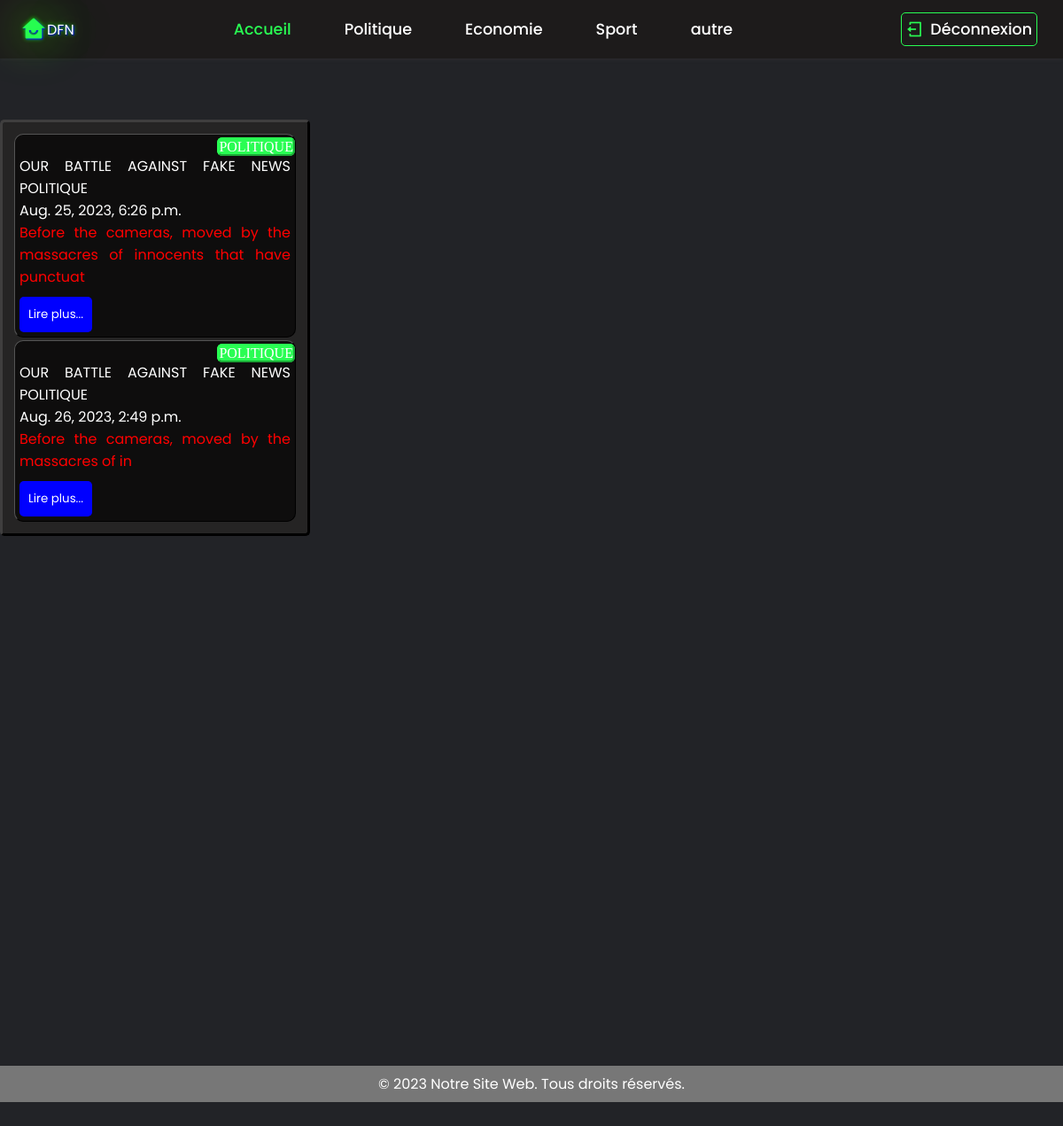
/poli/, run on the app's committed database.
### myapp/models.py (models this page shows, shortened)
class PredictedParagraph(models.Model):
    CATEGORY_CHOICES = (
        ('POLITIQUE', 'POLITIQUE'),
        ('ECONOMIE', 'ECONOMIE'),
        ('SPORT', 'SPORT'),
        ('AUTRE', 'AUTRE'),
    )
    text = models.TextField()
    fake_p = models.DecimalField(max_digits=9, decimal_places=4, null=True)
    true_p = models.DecimalField(max_digits=9, decimal_places=4, null=True)
    created_at = models.DateTimeField(auto_now_add=True)
    titre = models.CharField(max_length=200, default='titre')
    category = models.CharField(max_length=10, choices=CATEGORY_CHOICES, default='autre')

### myproject/views.py (the view)
# urls.py: path('poli/', views.poli_view, name='poli'),
def poli_view(request):
    predicted_paragraphs = PredictedParagraph.objects.all()
    return render(request, 'poli.html', {'predicted_paragraphs': predicted_paragraphs})

### Templates/poli.html (shortened to what this page needs)
{% load static %}
<!DOCTYPE html>
<html lang="en">
<head>
<link rel="stylesheet" type="text/css" href="{% static 'style.css' %}">
  <link href="https://cdn.jsdelivr.net/npm/remixicon@2.5.0/fonts/remixicon.css"  rel="stylesheet">
  <link href="https://cdn.jsdelivr.net/npm/remixicon@3.4.0/fonts/remixicon.css" rel="stylesheet">
  <link rel="stylesheet" href="https://unpkg.com/boxicons@latest/css/boxicons.min.css">
</head>
<header>
    <a href="{% url 'home' %}" class="logo"><i class="ri-home-smile-fill"></i><sapn>DFN</sapn>
    </a>
    <ul class="navbar">
      <li><a href="{% url 'home' %}" class="active">Accueil</a></li>
      <li><a href="{% url 'poli' %}">Politique</a></li>
      <li><a href="{% url 'eco' %}">Economie</a></li>
      <li><a href="{% url 'sport' %}">Sport</a></li>
      <li><a href="{% url 'predict' %}">autre</a></li>
    </ul>
      <div class="main">
        <a href="{% url 'logout' %}" class="user"><i class="ri-logout-box-line"></i>Déconnexion</a>
        <div class="bx bx-menu" id="menu-icon"></div>
      </div>
  </header>
<body>
  <div class="news-list">
      <div class="news-container">
          {% for paragraph in predicted_paragraphs %}
          {% if  paragraph.category == 'POLITIQUE' %}
          <div class="news-item" data-news-id="{{ paragraph.id }}">
            <span class="category" >{{ paragraph.category }}</span>
              <span class="news-title">{{ paragraph.titre }}</span>
              <span class="news-title">{{ paragraph.category }}</span>
              <br>
              <span class="news-date">{{ paragraph.created_at }}</span>
              <div class="news-preview">
                  <p>{{ paragraph.text|safe|slice:":100" }}</p>
                  <button class="read-more-button">Lire plus...</button>
              </div>
          </div>
          {%endif%}
          {% endfor %}
      </div>
  </div>
<footer>
    <p>&copy; 2023 Notre Site Web. Tous droits réservés.</p>
</footer>
</body>

### static/style.css (style rules this page uses)
* { padding:0; margin:0; box-sizing: border-box; font-family: 'Poppins', sans-serif; text-decoration: none; list-style: none; }
:root { --bg-color: #222327; --text-color:#fff; --main-color:#29fd53; }
body { height:max-content; color: var(--text-color); background-color: #222327; }
header { position:fixed; width:100%; top:0; right:0; z-index:1000; display:flex; align-items:center; justify-content: space-between; padding:28px 12%; transition:all .50s ; background-color: rgb(29, 27, 27); transition: background-color 0.3s ease; box-shadow: 0 2px 4px rgba(114, 111, 111, 0.1); }
.logo { display: flex; align-items: center; color: white; text-shadow: 1px 1px 2px rgb(0, 4, 255), 0 0 50px rgb(81, 255, 0), 0 0 5px rgb(25, 255, 4); margin-left: -8%; }
.logo i { color: var(--main-color); font-size:28px; margin-right: 1px; }
.navbar { display:flex; }
.navbar a { color:var(--text-color); font-size: 1.1rem; font-weight: 500; padding:5px 0; margin:0px 30px; transition: all .50s ease; }
.navbar a.active { color:var(--main-color); }
.main { display:flex; align-items: center; margin-right: -10%; }
.main a { margin-right:25px; margin-left:10px; color:var(--text-color); font-size: 1.1rem; font-weight: 500; transition:all .50s ease; }
.user { display: flex; align-items: center; border: 1px solid #ccc; border-radius: 5px; border-color:var(--main-color) ; padding:5px 5px 5px 5px; }
.user i { color:var(--main-color); font-size:20px; margin-right: 7px; }
#menu-icon { font-size: 35px; color:var(--text-color); cursor: pointer; z-index: 10001; display: none; }
@media (max-width:1280px ) { .logo { margin-left:0%; } }
@media (max-width:1280px ) { #menu-icon { display: block; margin-right:60px; } }
@media (max-width:1280px ) { header { padding:14px 2%; transition: .2s; } }
@media (max-width:1280px ) { .navbar a { padding:5px 0; transition:0px 20px; } }
button { display: block; width: 10%; padding: 10px; margin-top: 10px; background-color: var(--main-color); color: #fff; border: none; border-radius: 5px; cursor: pointer; }
footer { background-color: #777; padding: 8px; text-align: center; margin-top: 100%; color: white; }

### data on the page
PredictedParagraph: category "POLITIQUE", titre "OUR BATTLE AGAINST FAKE NEWS", created_at "Aug. 25, 2023, 6:26 p.m.", text "Before the cameras, moved by the massacres of innocents that have punctuat"
PredictedParagraph: category "POLITIQUE", titre "OUR BATTLE AGAINST FAKE NEWS", created_at "Aug. 26, 2023, 2:49 p.m.", text "Before the cameras, moved by the massacres of in"
